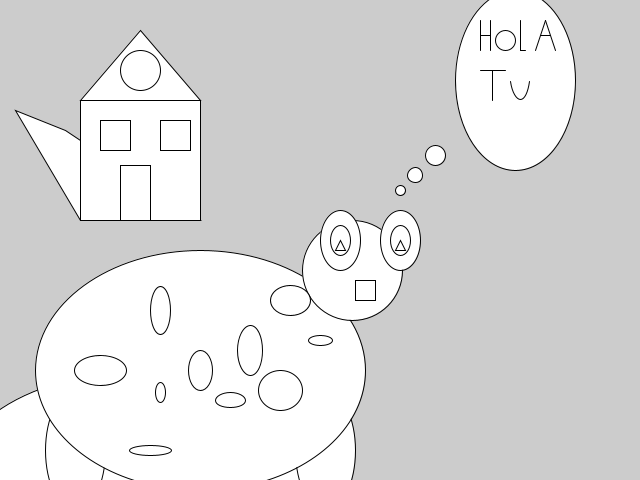
Frame 1 (no input)
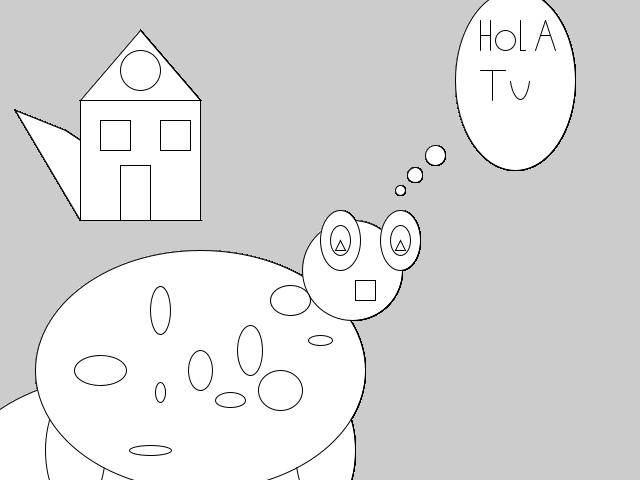
Frame 60 (the mouse pressed at the canvas centre just before this capture)
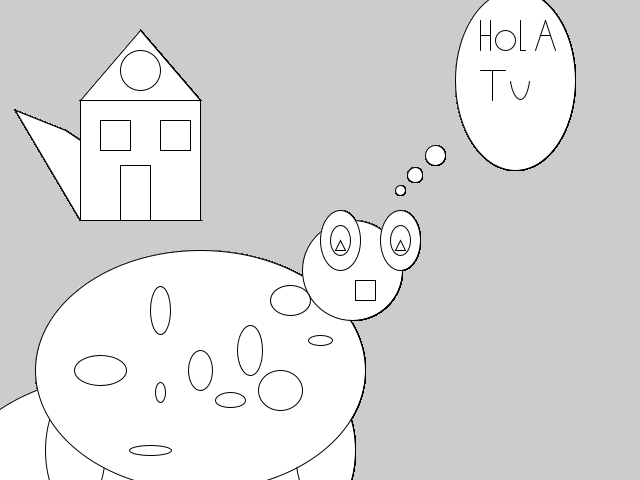
Frame 120 (the mouse held since frame 60 and released just before this capture)

The Processing sketch that drew these frames (run headless with seeded random() and noise(); from frame 60 on, the mouse is pressed at the canvas centre):

// Processing sketch: Part_A
// ── Part_A.pde
//Fernando Andrés Chávez Gavaldón

void setup(){
  size(640,480);
}
void draw(){
  /*Centroide del dibujo
    Por si ocupo mover
    el dibujo
    que si lo ocupe*/
  int x = 200;
  int y = 370;

//sombra
  quad(80,220,200,220,65,130,15,110);

//---------CASA----------
  square(80,100,120);
  triangle(80,100,200,100,140,30);
  circle(140,70,40);
  rect(120,165,30,55);
  square(100,120,30);
  square(160,120,30);


//-----------Animal extraño-------------

//Sombra
  ellipse(x-50,y+100,380,200);

  //----Patas----
  ellipse(x+125,y+80,60,120);
  ellipse(x-125,y+80,60,120);
  
  //Cuerpo
  ellipse(x,y,330,240);

  //Cabeza
  circle(x+152,y-100,100);
  
  //Ojos
  ellipse(x+200,y-130,40,60);
  ellipse(x+200,y-130,20,30);
  ellipse(x+140,y-130,40,60);
  ellipse(x+140,y-130,20,30);
  triangle(x+195,y-120,x+205,y-120,x+200,y-130);
  triangle(x+135,y-120,x+145,y-120,x+140,y-130);
  
  //boca
  square(x+155,y-90,20);
  
  //Globo
  circle(x+200,y-180,10);
  circle(x+215,y-195,15);
  circle(x+235,y-215,20);
  ellipse(x+315,y-290,120,180);  
  
  
  //Manchas
  ellipse(x,y,24,40);
  ellipse(x+30,y+30,30,15);
  ellipse(x-50,y+80,42,10);
  ellipse(x-40,y+22,10,20);
  ellipse(x-40,y-60,20,48);
  ellipse(x+90,y-70,40,30);
  ellipse(x-100,y,52,30);
  ellipse(x+120,y-30,24,10);
  ellipse(x+50,y-20,25,50);
  ellipse(x+80,y+20,44,40);
  
  
  
  //texto
  //  ----H----
  line(x+280,y-350,x+280,y-320);
  line(x+280,y-335,x+290,y-335);
  line(x+290,y-350,x+290,y-320);
  // ----o----
  circle(x+305,y-330,20);
  // ----l----
  line(x+320,y-350,x+320,y-320);
  line(x+320,y-320,x+325,y-320);
  // ----A----
  line(x+335,y-320,x+345,y-350);
  line(x+345,y-350,x+355,y-320);
  line(x+340,y-335,x+350,y-335);
  // ----T----
  line(x+280,y-300,x+305,y-300);
  line(x+292.5,y-300,x+292.5,y-270);
  // ----u----
  arc(x+320,y-300,20,60,0.4,PI-0.4,OPEN);

  
  
}
